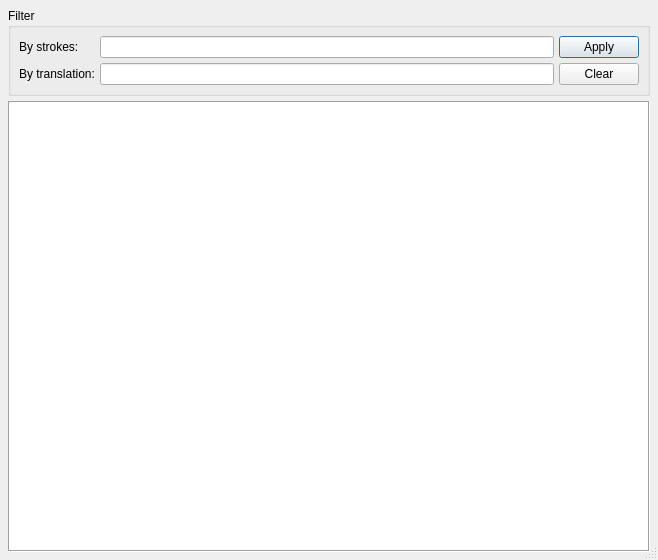
<?xml version="1.0" encoding="UTF-8"?>
<ui version="4.0">
 <class>DictionaryEditor</class>
 <widget class="QDialog" name="DictionaryEditor">
  <property name="windowModality">
   <enum>Qt::WindowModal</enum>
  </property>
  <property name="geometry">
   <rect>
    <x>0</x>
    <y>0</y>
    <width>658</width>
    <height>560</height>
   </rect>
  </property>
  <property name="windowTitle">
   <string>Plover: Dictionary Editor</string>
  </property>
  <property name="sizeGripEnabled">
   <bool>true</bool>
  </property>
  <layout class="QVBoxLayout" name="verticalLayout">
   <item>
    <widget class="QGroupBox" name="groupBox">
     <property name="accessibleName">
      <string>Filter</string>
     </property>
     <property name="title">
      <string>Filter</string>
     </property>
     <property name="flat">
      <bool>false</bool>
     </property>
     <property name="checkable">
      <bool>false</bool>
     </property>
     <layout class="QGridLayout" name="gridLayout">
      <item row="0" column="0">
       <widget class="QLabel" name="label">
        <property name="text">
         <string>By strokes:</string>
        </property>
        <property name="buddy">
         <cstring>strokes_filter</cstring>
        </property>
       </widget>
      </item>
      <item row="0" column="1">
       <widget class="QLineEdit" name="strokes_filter">
        <property name="accessibleName">
         <string>Strokes filter</string>
        </property>
       </widget>
      </item>
      <item row="0" column="2">
       <widget class="QPushButton" name="pushButton">
        <property name="sizePolicy">
         <sizepolicy hsizetype="Minimum" vsizetype="Minimum">
          <horstretch>0</horstretch>
          <verstretch>0</verstretch>
         </sizepolicy>
        </property>
        <property name="accessibleName">
         <string>Apply filter</string>
        </property>
        <property name="text">
         <string>Apply</string>
        </property>
       </widget>
      </item>
      <item row="1" column="0">
       <widget class="QLabel" name="label_2">
        <property name="text">
         <string>By translation:</string>
        </property>
        <property name="buddy">
         <cstring>translation_filter</cstring>
        </property>
       </widget>
      </item>
      <item row="1" column="1">
       <widget class="QLineEdit" name="translation_filter">
        <property name="accessibleName">
         <string>Translation filter</string>
        </property>
       </widget>
      </item>
      <item row="1" column="2">
       <widget class="QPushButton" name="pushButton_2">
        <property name="accessibleName">
         <string>Clear filter</string>
        </property>
        <property name="accessibleDescription">
         <string/>
        </property>
        <property name="text">
         <string>Clear</string>
        </property>
       </widget>
      </item>
     </layout>
    </widget>
   </item>
   <item>
    <widget class="QTableView" name="table">
     <property name="accessibleName">
      <string>Mappings</string>
     </property>
     <property name="frameShape">
      <enum>QFrame::Box</enum>
     </property>
     <property name="tabKeyNavigation">
      <bool>false</bool>
     </property>
     <property name="showDropIndicator" stdset="0">
      <bool>true</bool>
     </property>
     <property name="dragEnabled">
      <bool>true</bool>
     </property>
     <property name="dragDropOverwriteMode">
      <bool>false</bool>
     </property>
     <property name="dragDropMode">
      <enum>QAbstractItemView::DragDrop</enum>
     </property>
     <property name="defaultDropAction">
      <enum>Qt::IgnoreAction</enum>
     </property>
     <property name="alternatingRowColors">
      <bool>true</bool>
     </property>
     <property name="selectionBehavior">
      <enum>QAbstractItemView::SelectRows</enum>
     </property>
     <property name="textElideMode">
      <enum>Qt::ElideMiddle</enum>
     </property>
     <property name="sortingEnabled">
      <bool>true</bool>
     </property>
     <attribute name="horizontalHeaderStretchLastSection">
      <bool>true</bool>
     </attribute>
     <attribute name="verticalHeaderCascadingSectionResizes">
      <bool>true</bool>
     </attribute>
    </widget>
   </item>
  </layout>
  <action name="action_Delete">
   <property name="icon">
    <iconset resource="resources.qrc">
     <normaloff>:/resources/remove.svg</normaloff>:/resources/remove.svg</iconset>
   </property>
   <property name="text">
    <string>&amp;Delete</string>
   </property>
   <property name="toolTip">
    <string>Delete selected entries.</string>
   </property>
   <property name="shortcut">
    <string>Del</string>
   </property>
  </action>
  <action name="action_Undo">
   <property name="icon">
    <iconset resource="resources.qrc">
     <normaloff>:/resources/undo.svg</normaloff>:/resources/undo.svg</iconset>
   </property>
   <property name="text">
    <string>&amp;Undo</string>
   </property>
   <property name="toolTip">
    <string>Undo last add/delete/edit operation.</string>
   </property>
   <property name="shortcut">
    <string>Ctrl+Z</string>
   </property>
  </action>
  <action name="action_New">
   <property name="icon">
    <iconset resource="resources.qrc">
     <normaloff>:/resources/add.svg</normaloff>:/resources/add.svg</iconset>
   </property>
   <property name="text">
    <string>&amp;New translation</string>
   </property>
   <property name="toolTip">
    <string>Add a new translation.</string>
   </property>
   <property name="shortcut">
    <string>Ctrl+N</string>
   </property>
  </action>
 </widget>
 <layoutdefault spacing="5" margin="8"/>
 <tabstops>
  <tabstop>table</tabstop>
  <tabstop>strokes_filter</tabstop>
  <tabstop>translation_filter</tabstop>
  <tabstop>pushButton</tabstop>
  <tabstop>pushButton_2</tabstop>
 </tabstops>
 <resources>
  <include location="resources.qrc"/>
 </resources>
 <connections>
  <connection>
   <sender>action_Delete</sender>
   <signal>triggered()</signal>
   <receiver>DictionaryEditor</receiver>
   <slot>delete_selected_row()</slot>
   <hints>
    <hint type="sourcelabel">
     <x>-1</x>
     <y>-1</y>
    </hint>
    <hint type="destinationlabel">
     <x>199</x>
     <y>149</y>
    </hint>
   </hints>
  </connection>
  <connection>
   <sender>action_Undo</sender>
   <signal>triggered()</signal>
   <receiver>DictionaryEditor</receiver>
   <slot>undo()</slot>
   <hints>
    <hint type="sourcelabel">
     <x>-1</x>
     <y>-1</y>
    </hint>
    <hint type="destinationlabel">
     <x>199</x>
     <y>149</y>
    </hint>
   </hints>
  </connection>
  <connection>
   <sender>action_New</sender>
   <signal>triggered()</signal>
   <receiver>DictionaryEditor</receiver>
   <slot>add_new_row()</slot>
   <hints>
    <hint type="sourcelabel">
     <x>-1</x>
     <y>-1</y>
    </hint>
    <hint type="destinationlabel">
     <x>199</x>
     <y>149</y>
    </hint>
   </hints>
  </connection>
  <connection>
   <sender>DictionaryEditor</sender>
   <signal>finished(int)</signal>
   <receiver>DictionaryEditor</receiver>
   <slot>save_modified_dictionaries(int)</slot>
   <hints>
    <hint type="sourcelabel">
     <x>199</x>
     <y>149</y>
    </hint>
    <hint type="destinationlabel">
     <x>199</x>
     <y>149</y>
    </hint>
   </hints>
  </connection>
  <connection>
   <sender>pushButton</sender>
   <signal>clicked()</signal>
   <receiver>DictionaryEditor</receiver>
   <slot>apply_filter()</slot>
   <hints>
    <hint type="sourcelabel">
     <x>605</x>
     <y>36</y>
    </hint>
    <hint type="destinationlabel">
     <x>328</x>
     <y>279</y>
    </hint>
   </hints>
  </connection>
  <connection>
   <sender>strokes_filter</sender>
   <signal>returnPressed()</signal>
   <receiver>DictionaryEditor</receiver>
   <slot>apply_filter()</slot>
   <hints>
    <hint type="sourcelabel">
     <x>352</x>
     <y>22</y>
    </hint>
    <hint type="destinationlabel">
     <x>328</x>
     <y>279</y>
    </hint>
   </hints>
  </connection>
  <connection>
   <sender>translation_filter</sender>
   <signal>returnPressed()</signal>
   <receiver>DictionaryEditor</receiver>
   <slot>apply_filter()</slot>
   <hints>
    <hint type="sourcelabel">
     <x>352</x>
     <y>51</y>
    </hint>
    <hint type="destinationlabel">
     <x>328</x>
     <y>279</y>
    </hint>
   </hints>
  </connection>
  <connection>
   <sender>pushButton_2</sender>
   <signal>clicked()</signal>
   <receiver>DictionaryEditor</receiver>
   <slot>clear_filter()</slot>
   <hints>
    <hint type="sourcelabel">
     <x>597</x>
     <y>80</y>
    </hint>
    <hint type="destinationlabel">
     <x>328</x>
     <y>279</y>
    </hint>
   </hints>
  </connection>
 </connections>
 <slots>
  <slot>handle_selection_change()</slot>
  <slot>delete_selected_row()</slot>
  <slot>undo()</slot>
  <slot>add_new_row()</slot>
  <slot>save_modified_dictionaries(int)</slot>
  <slot>apply_filter()</slot>
  <slot>clear_filter()</slot>
 </slots>
</ui>
